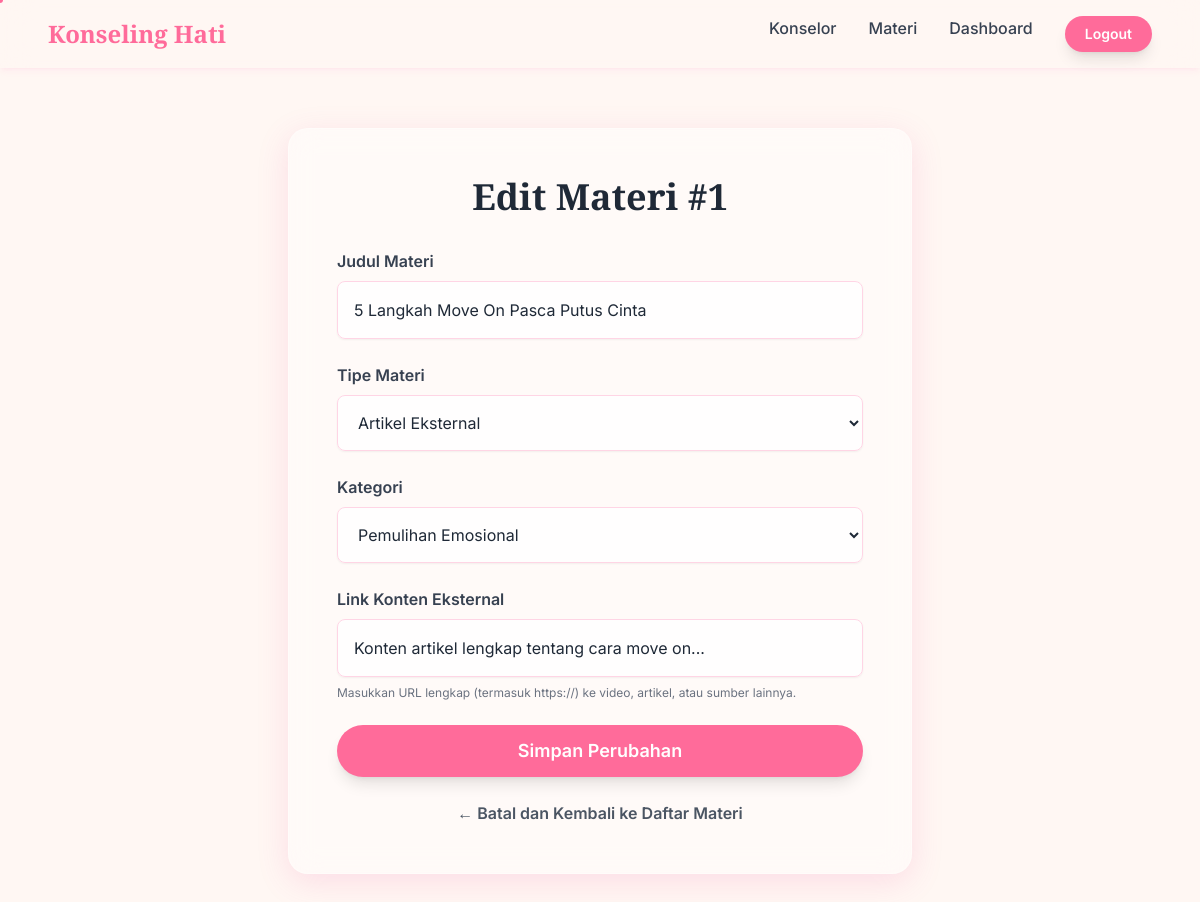
Page /materials/edit.php?id=1 (signed in) on the committed database.
### tables this page shows
CREATE TABLE materi_pemulihan (
  id_materi INT AUTO_INCREMENT PRIMARY KEY,
  judul VARCHAR(255) NOT NULL,
  konten LONGTEXT,
  tipe_materi ENUM('Artikel','Video','Latihan') DEFAULT 'Artikel',
  id_kategori INT,
  created_at DATETIME DEFAULT CURRENT_TIMESTAMP,
  FOREIGN KEY (id_kategori) REFERENCES kategori_materi(id_kategori) ON DELETE SET NULL
);

CREATE TABLE kategori_materi (
  id_kategori INT AUTO_INCREMENT PRIMARY KEY,
  nama_kategori VARCHAR(120) NOT NULL,
  deskripsi TEXT
);

### public/materials/edit.php (the view, shortened to what this page needs)
<?php
include_once '../../config/db_config.php';
$materi_id = isset($_GET['id']) ? intval($_GET['id']) : 0;
include_once '../../templates/header.php';
$sql_select = "SELECT * FROM materi_pemulihan WHERE id_materi = ?";
$stmt_select = $conn->prepare($sql_select);
$stmt_select->bind_param("i", $materi_id);
$stmt_select->execute();
$result_select = $stmt_select->get_result();
$materi = $result_select->fetch_assoc();
$kategori_result = $conn->query("SELECT * FROM kategori_materi ORDER BY nama_kategori");
?>
<section id="edit-material" class="py-24 pt-32 bg-pastel-cream min-h-screen">
    <div class="container mx-auto max-w-2xl px-6">
        <div class="card-glass p-8 md:p-12 shadow-soft-pink scroll-reveal">
            <h1 class="font-playfair text-4xl font-bold text-gray-800 mb-8 text-center text-gradient-love">
                Edit Materi #<?php echo $materi_id; ?>
            </h1>
            <form action="edit.php?id=<?php echo $materi_id; ?>" method="POST" class="space-y-6">
                <div>
                    <label for="judul" class="block text-gray-700 mb-2 font-semibold">Judul Materi</label>
                    <input type="text" id="judul" name="judul" required
                           value="<?php echo htmlspecialchars($materi['judul']); ?>"
                           class="w-full p-4 rounded-lg border border-blush-pink bg-white/80 focus:ring-2 focus:ring-rose-accent focus:border-rose-accent outline-none transition-all duration-300 shadow-sm">
                </div>
                <div>
                    <label for="tipe_materi" class="block text-gray-700 mb-2 font-semibold">Tipe Materi</label>
                    <select id="tipe_materi" name="tipe_materi" required
                            class="w-full p-4 rounded-lg border border-blush-pink bg-white/80 focus:ring-2 focus:ring-rose-accent focus:border-rose-accent outline-none transition-all duration-300 shadow-sm">
                        <option value="Artikel" <?php echo ($materi['tipe_materi'] == 'Artikel') ? 'selected' : ''; ?>>Artikel Eksternal</option>
                    </select>
                </div>
                <div>
                    <label for="id_kategori" class="block text-gray-700 mb-2 font-semibold">Kategori</label>
                    <select id="id_kategori" name="id_kategori"
                            class="w-full p-4 rounded-lg border border-blush-pink bg-white/80 focus:ring-2 focus:ring-rose-accent focus:border-rose-accent outline-none transition-all duration-300 shadow-sm">
                        <?php if($kategori_result) :  ?>
                            <?php while($kat = $kategori_result->fetch_assoc()): ?>
                                <option value="<?php echo $kat['id_kategori']; ?>" <?php echo ($materi['id_kategori'] == $kat['id_kategori']) ? 'selected' : ''; ?>>
                                    <?php echo htmlspecialchars($kat['nama_kategori']); ?>
                                </option>
                            <?php endwhile; ?>
                        <?php endif; ?>
                    </select>
                </div>
                <div>
                    <label for="konten_url" class="block text-gray-700 mb-2 font-semibold">Link Konten Eksternal</label>
                    <input type="url" id="konten_url" name="konten_url" required
                           value="<?php echo htmlspecialchars($materi['konten']); ?>"
                           placeholder="https://www.youtube.com/watch?v=..."
                           class="w-full p-4 rounded-lg border border-blush-pink bg-white/80 focus:ring-2 focus:ring-rose-accent focus:border-rose-accent outline-none transition-all duration-300 shadow-sm">
                    <p class="text-xs text-gray-500 mt-2">Masukkan URL lengkap (termasuk https://) ke video, artikel, atau sumber lainnya.</p>
                </div>
                <div>
                    <button type="submit"
                            class="w-full btn-glow bg-rose-accent text-white font-semibold py-3 px-8 rounded-full text-lg shadow-lg transition-transform duration-300 hover:scale-105">
                        Simpan Perubahan
                    </button>
                </div>
                <p class="text-center text-gray-600 mt-4">
                    <a href="list.php" class="hover:text-rose-accent hover:underline font-semibold">
                        &larr; Batal dan Kembali ke Daftar Materi
                    </a>
                </p>
            </form>
        </div>
    </div>
</section>
<?php
include_once '../../templates/footer.php';
?>

### assets/css/style.css (style rules this page uses)
body { font-family: 'inter', sans-serif; background-color: #FFF7F3; overflow-x: hidden; }
body.animate-bg { animation: ambient-background 25s infinite ease-in-out; }
.btn-glow { animation: button-glow 3s infinite ease-in-out; }
.scroll-reveal { opacity: 0; transform: translateY(30px); transition: opacity 0.8s ease-out, transform 0.8s ease-out; }
.scroll-reveal.visible { opacity: 1; transform: translateY(0); }
.card-glass { background: rgba(255, 255, 255, 0.4); backdrop-filter: blur(15px); -webkit-backdrop-filter: blur(15px); border: 1px solid rgba(255, 255, 255, 0.3); border-radius: 1.25rem; box-shadow: 0 8px 32px 0 rgba(236, 72, 153, 0.15); transition: all 0.3s ease-in-out; }

### rows in the picture
materi_pemulihan: judul "5 Langkah Move On Pasca Putus Cinta", tipe_materi "Artikel Eksternal", id_kategori "Pemulihan Emosional", konten_url "Konten artikel lengkap tentang cara move on..."

### other values in the picture
$materi_id "1"
